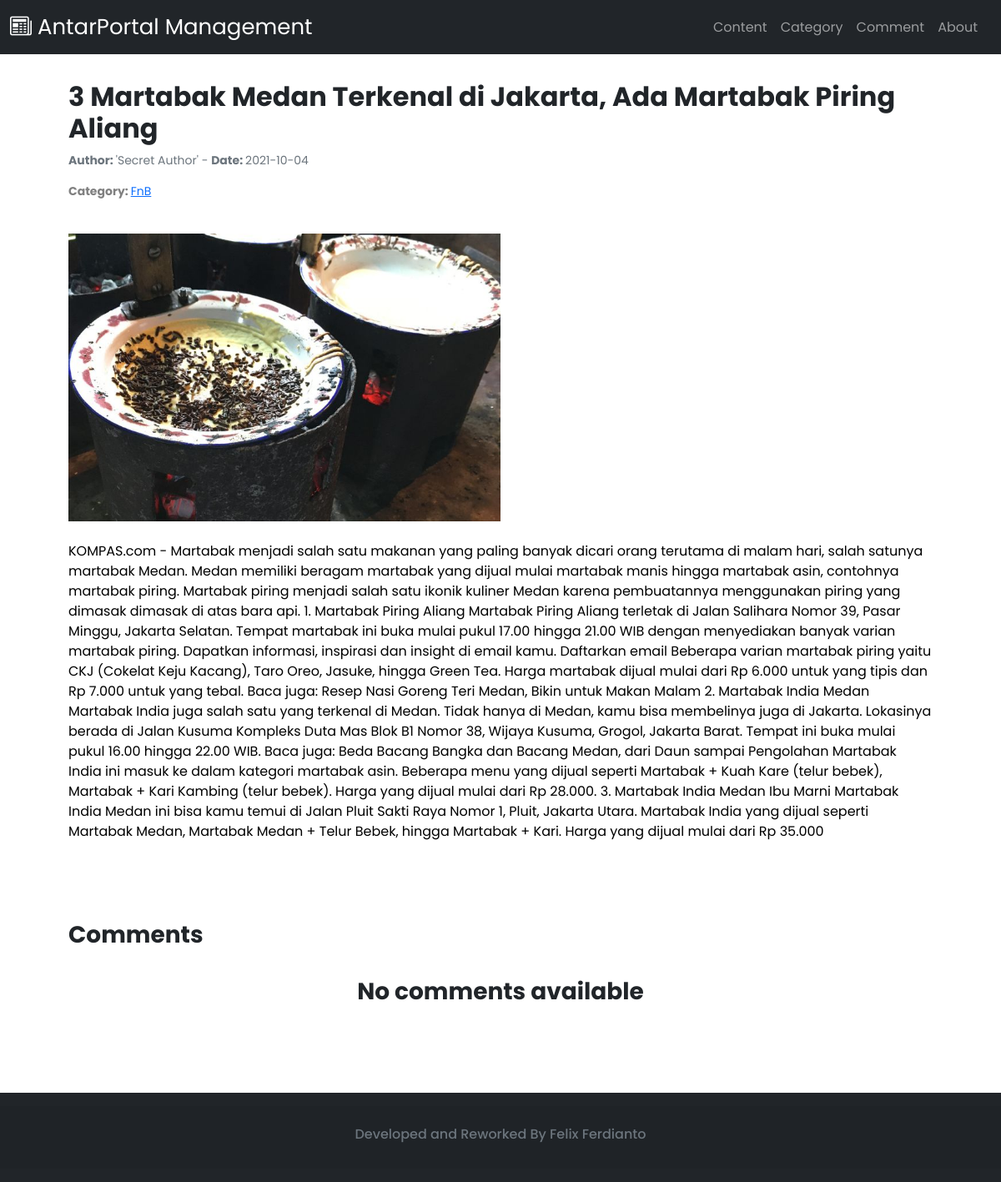
Page /Main/details/5 on the committed database.
### tables this page shows
CREATE TABLE `posts` (
  `postId` int(11) NOT NULL,
  `postTitle` varchar(255) NOT NULL,
  `postAuthor` varchar(255) NOT NULL DEFAULT '''Secret Author''',
  `categoryId` int(11) NOT NULL,
  `content` longtext NOT NULL,
  `publishDate` date NOT NULL,
  `postPicture` text NOT NULL
);

CREATE TABLE `category` (
  `categoryId` int(11) NOT NULL,
  `categoryName` varchar(100) NOT NULL
);

### application/controllers/Main.php (called while the page is built, shortened)
<?php
class Main extends CI_Controller
{
	public function __construct()
	{
		$this->load->model('newsModel');
		$this->load->model('categoryModel');
		$this->load->model('commentModel');
		$this->load->library('form_validation');
	}
	public function details($id)
	{
		$data['navbar'] = $this->load->view('template/navbar.php', NULL, TRUE);
		$data['css'] = $this->load->view('include/style.php', NULL, TRUE);
		$data['js'] = $this->load->view('include/script.php', NULL, TRUE);
		$data['footer'] = $this->load->view('template/footer.php', NULL, TRUE);
		$data['title'] = $this->newsModel->getTitle($id);
		$data['content'] = $this->newsModel->getDetail($id);
		$data['comment'] = $this->commentModel->getCommentsPerPost($id);
		$this->load->view('pages/main/contentDetail.php', $data);
	}
}

### index.php (called while the page is built, shortened)
<?php
require_once BASEPATH.'core/CodeIgniter.php';

### application/models/NewsModel.php (called while the page is built, shortened)
<?php
class newsModel extends CI_Model
{
    public function getTitle($id)
    {
        $this->db->select('postTitle');
        $this->db->where('postId', $id);
        $query = $this->db->get('posts');
        return $query->row()->postTitle;
    }
    public function getDetail($id)
    {
        $this->db->trans_begin();
        $query = $this->db->select('posts.postId, posts.postTitle, posts.publishDate, posts.postAuthor, posts.postPicture, posts.content, posts.categoryId, category.categoryName')->from('posts')->join('category', 'posts.categoryId = category.categoryId', 'left')->where('posts.postId', $id)->get();
        $this->db->trans_complete();
        if($this->db->trans_status() === FALSE)
        {
            $this->db->trans_rollback();
            return FALSE;
        }else
        {
            return $query->result_array();
        }
    }
}

### application/views/pages/main/contentDetail.php (the view, shortened to what this page needs)
<!DOCTYPE html>
<html lang="en">
<head>
    <?= $css; ?>
</head>
<body>
    <?= $navbar; ?>
    <br>
    <?php foreach ($content as $p) : ?>
        <div class="container">
            <h2 class="mt-2"><strong><?= $p['postTitle']; ?></strong></h2>
            <p style="font-size: 14px;" class="text-muted"><strong>Author: </strong><?= $p['postAuthor']; ?> - <strong> Date: </strong><?= $p['publishDate']; ?></p>
            <p style="font-size: 14px; color: grey;"><strong>
                    Category:
                </strong><a href="<?= base_url("Main/postPerCategory/"), $p['categoryId'] ?>"><?= $p['categoryName']; ?></a></p> <br>
            <img src="<?= base_url("assets/postAssets/"), $p['postPicture'] ?>" alt="" class="postImg"><br><br>
            <p style="font-size: 16px; color:black"><?= $p['content'] ?></p>
            <br>
            <br>
            <h3 style="margin-top:3%; margin-bottom:1%"><b>Comments</b></h3>
            <?php
            if (count($comment) > 0) {
                foreach ($comment as $c) : ?>
                    <div class="card" style="width: 50%;margin-top:2%; margin-bottom:1%;">
                        <div class="card-body">
                            <?php if ($c['fotoUser'] == NULL) { ?>
                                <img src="<?= base_url("assets/profileUser/avatar.png") ?>" class="userImg">
                            <?php } else { ?>
                                <img src="<?= base_url("assets/profileUser/"), $c['fotoUser'] ?>" class="userImg">
                            <?php } ?>
                            <h5 class="class-title"><?= $c['firstName'] . " " . $c['lastName'] ?></h5>
                            <h6 class="card-subtitle mb-2 text-muted"><?= $c['commentDate'] ?></h6>
                            <p class="card-text"><?= $c['comment'] ?></p>
                        </div>
                    </div>
            <?php endforeach;
            } else { ?>
                <br><h3 class="text-center"><strong>No comments available</strong></h3>
           <?php } ?>
        </div>
    <?php endforeach; ?>
    <br>
    <br>
    <br>
    <br>
    <?= $footer ?>
</body>

### assets/css/additionalCss.css (style rules this page uses)
* { font-family: 'Poppins'; margin:0; padding: 0; box-sizing: border-box; }
.container { max-width: 1100px; margin: auto; overflow: auto; padding: 0 2rem; }

### application/views/pages/main/contentDetail.php (style rules this page uses)
.postImg { width: 50%; height: 50%; }

### rows in the picture
posts: postTitle "3 Martabak Medan Terkenal di Jakarta, Ada Martabak Piring Aliang", postAuthor "'Secret Author'", publishDate "2021-10-04", categoryId.categoryName "FnB", postPicture (picture), content "KOMPAS.com - Martabak menjadi salah satu makanan yang paling banyak dicari orang terutama di malam hari, salah satunya martabak Medan. Medan memiliki beragam martabak yang dijual mulai martabak manis hingga martabak asin, contohnya martabak piring. Martabak piring menjadi salah satu ikonik kuliner Medan karena pembuatannya menggunakan piring yang dimasak dimasak di atas bara api. 1. Martabak Piring Aliang Martabak Piring Aliang terletak di Jalan Salihara Nomor 39, Pasar Minggu, Jakarta Selatan. Tempat martabak ini buka mulai pukul 17.00 hingga 21.00 WIB dengan menyediakan banyak varian martabak piring. Dapatkan informasi, inspirasi dan insight di email kamu. Daftarkan email Beberapa varian…"
